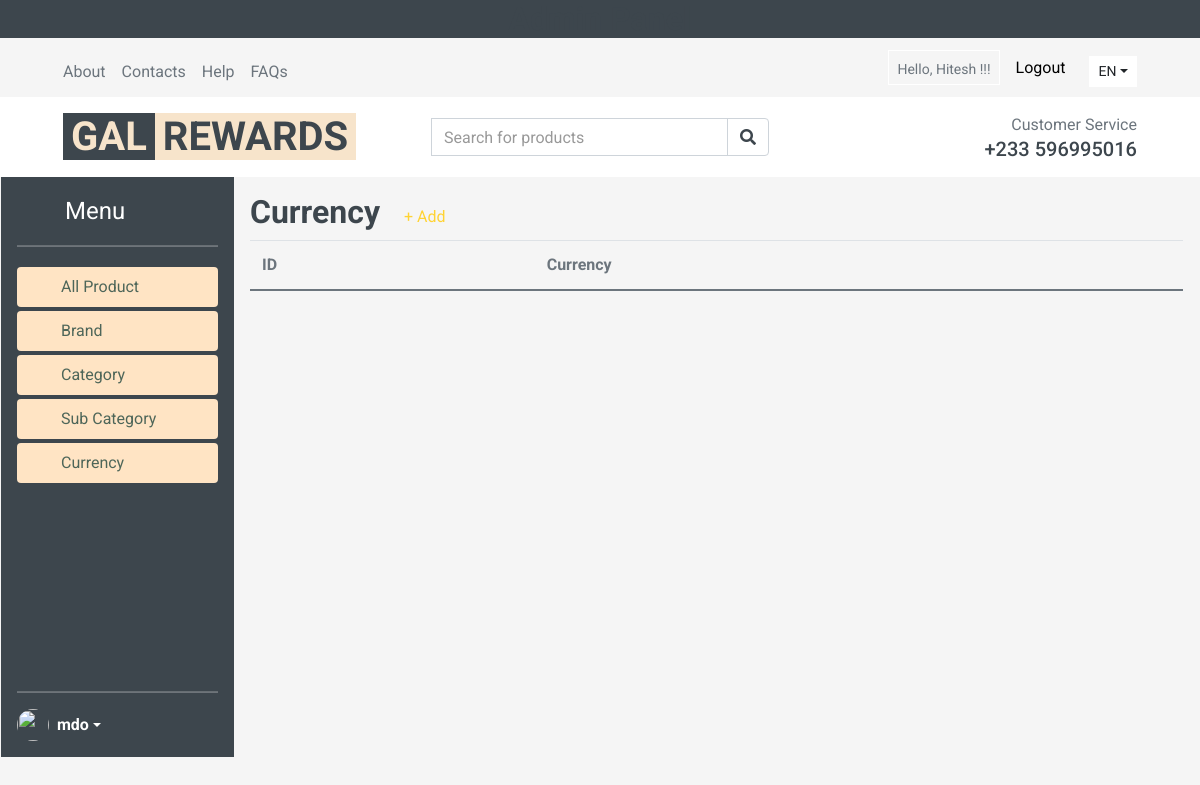
Before: /adminCurrency/ (signed in) with the older database file.
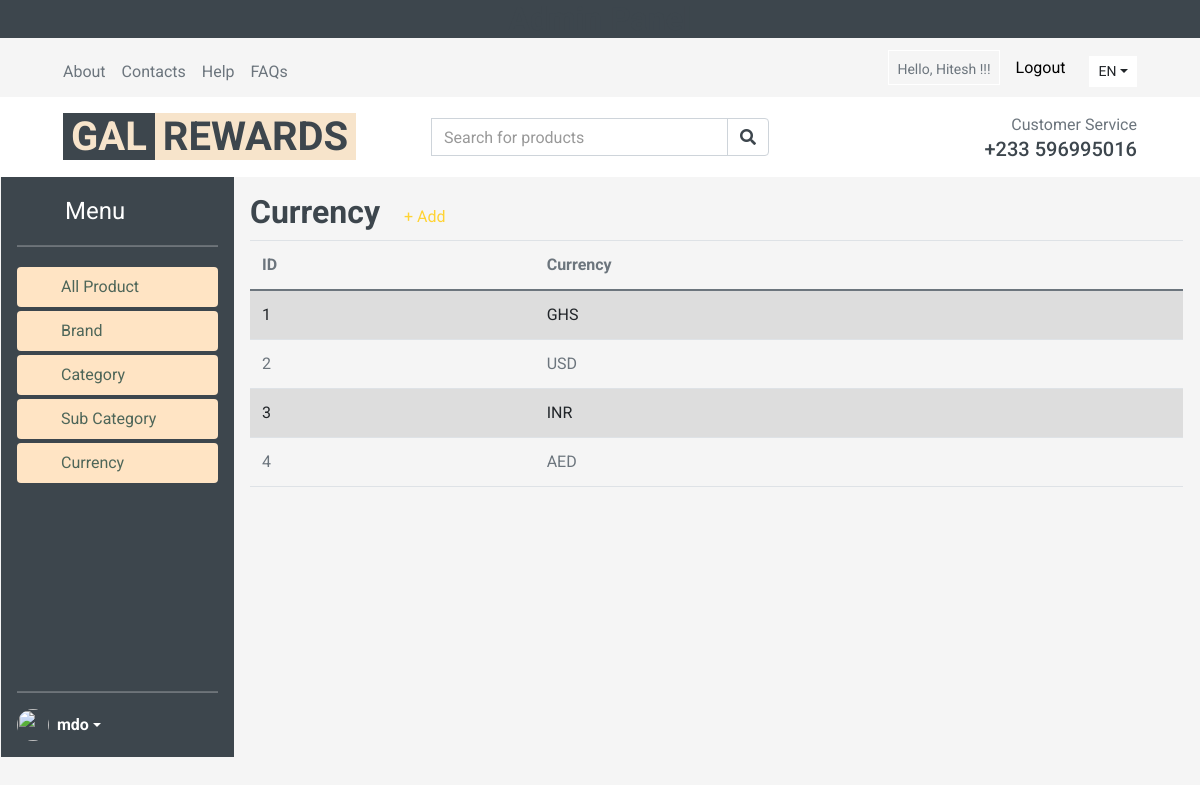
After: the same page with the newer database file.
### Product/models.py (models this page shows, shortened)
class currency(models.Model):
    currency = models.CharField( max_length=3, unique=True)

### my/views.py (the view)
# urls.py: path('adminCurrency/',views.adminCurrency,name="adminCurrency"),
def adminCurrency(request):
    allCurrency = currency.objects.all()
    data={
        'allcat': allCurrency,
    }
    return render(request,'adminPanel/adminCurrency.html',data)

### templates/adminPanel/adminCurrency.html
{% include "adminPanel/adminHeader.html"%}
{% if user.is_authenticated %}
<div class="d-flex flex-column flex-shrink-0 p-3 col-md">
    <div class="d-flex align-items-center">
        <div class="d-inline-block">
        <h2 class="">Currency</h2>
        </div>
        <div class="col-5 pl-4">
        <a href="{% url 'addCurrency'%}">+ Add</a>
        </div>
    </div>
    <table class="table table-striped">
        <thead>
            <tr>
                <th scope="col">ID</th>
                <th scope="col">Currency</th>
            </tr>
        </thead>
        <tbody>
           {% for n in allcat%}
            <tr>
                <td>{{n.id}}</td>
                <td>{{n.currency}}</td>
            </tr>
            {%endfor%}
        </tbody>
    </table>
  </div>
{%endif%}
{% include "adminPanel/adminFooter.html" %}

Changed rows visible on the page:
added currency: id "1", currency "GHS"
added currency: id "2", currency "USD"
added currency: id "3", currency "INR"
added currency: id "4", currency "AED"
